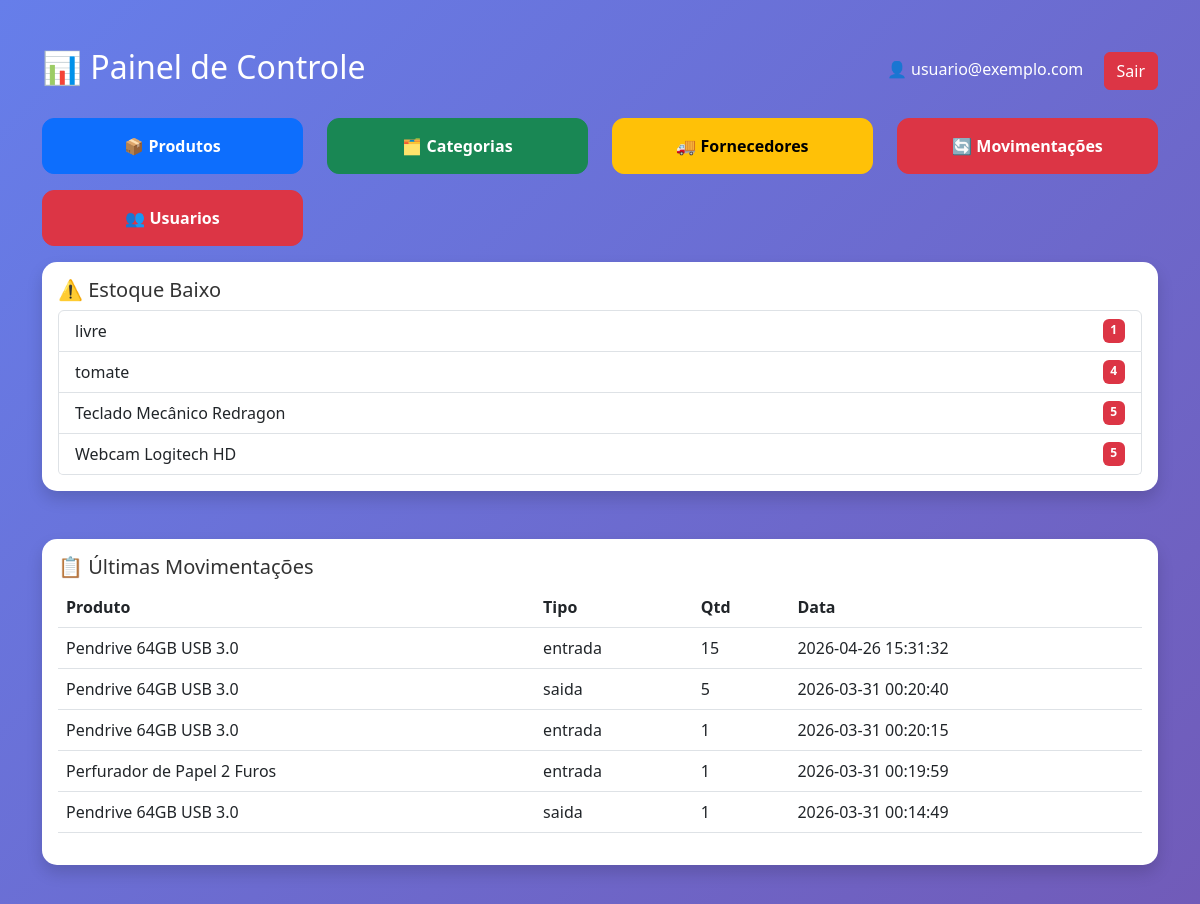
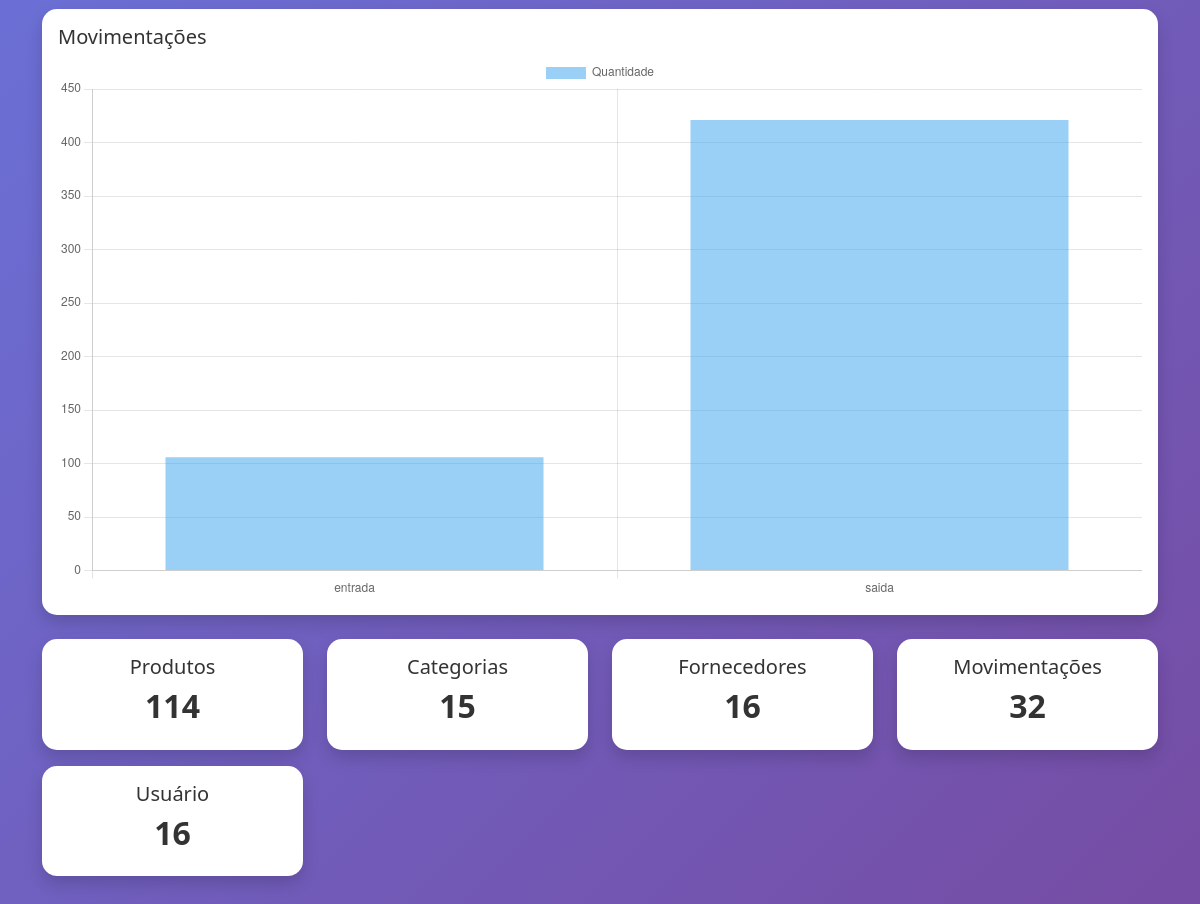
Page /public/dashboard.php (signed in) on the committed database (2 pictures, top to bottom).
### tables this page shows
CREATE TABLE IF NOT EXISTS `produtos` (
  `id` int NOT NULL AUTO_INCREMENT,
  `nome` varchar(150) NOT NULL,
  `categoria_id` int DEFAULT NULL,
  `fornecedor_id` int DEFAULT NULL,
  `quantidade` int DEFAULT '0',
  `preco` decimal(10,2) DEFAULT NULL,
  `descricao` text,
  `created_at` timestamp NULL DEFAULT CURRENT_TIMESTAMP,
  PRIMARY KEY (`id`),
  KEY `categoria_id` (`categoria_id`),
  KEY `fornecedor_id` (`fornecedor_id`)
);

CREATE TABLE IF NOT EXISTS `movimentacoes` (
  `id` int NOT NULL AUTO_INCREMENT,
  `produto_id` int DEFAULT NULL,
  `tipo` enum('entrada','saida') DEFAULT NULL,
  `quantidade` int DEFAULT NULL,
  `data` datetime DEFAULT CURRENT_TIMESTAMP,
  `usuarioid` int NOT NULL,
  PRIMARY KEY (`id`),
  KEY `produto_id` (`produto_id`),
  KEY `fk_movimentacoes_usuarios` (`usuarioid`)
);

### public/dashboard.php (the view, shortened to what this page needs)
<?php
$db = new Database();
$pdo = $db->conectar();
$totalProdutos = $pdo->query("SELECT COUNT(*) FROM produtos")->fetchColumn();
$totalCategorias = $pdo->query("SELECT COUNT(*) FROM categorias")->fetchColumn();
$totalFornecedores = $pdo->query("SELECT COUNT(*) FROM fornecedores")->fetchColumn();
$totalMovimentacoes = $pdo->query("SELECT COUNT(*) FROM movimentacoes")->fetchColumn();
$totalUsuario = $pdo->query("SELECT COUNT(*) FROM usuarios")->fetchcolumn();
$estoqueBaixo = $pdo->query("
    SELECT nome, quantidade
    FROM produtos
    WHERE quantidade <= 5
    ORDER BY quantidade ASC
")->fetchAll(PDO::FETCH_ASSOC);
$movimentacoes = $pdo->query("
    SELECT m.tipo, m.quantidade, p.nome, m.data
    FROM movimentacoes m
    JOIN produtos p ON m.produto_id = p.id
    ORDER BY m.data DESC
    LIMIT 5
")->fetchAll(PDO::FETCH_ASSOC);
$grafico = $pdo->query("
    SELECT tipo, SUM(quantidade) as total
    FROM movimentacoes
    GROUP BY tipo
")->fetchAll(PDO::FETCH_ASSOC);
$labels = [];
$dados = [];
foreach ($grafico as $g) {
    $labels[] = $g['tipo'];
    $dados[] = $g['total'];
}
?>
<!DOCTYPE html>
<html lang="pt-br">
<head>
<link href="https://cdn.jsdelivr.net/npm/bootstrap@5.3.0/dist/css/bootstrap.min.css" rel="stylesheet">
</head>
<body>
<div class="container py-5">
    <div class="d-flex justify-content-between align-items-center mb-4 header">
        <h2>📊 Painel de Controle</h2>
        <div>
            <span class="me-3">👤 <?php echo $_SESSION['user_email']; ?></span>
            <a href="logout.php" class="btn btn-danger">Sair</a>
        </div>
    </div>
    <div class="row text-center">
        <div class="col-md-3 mb-3">
            <a href="../public/produto.php" class="btn btn-primary w-100 menu-btn">
                📦 Produtos
            </a>
        </div>
        <div class="col-md-3 mb-3">
            <a href="../public/categoria.php" class="btn btn-success w-100 menu-btn">
                🗂️ Categorias
            </a>
        </div>
        <div class="col-md-3 mb-3">
            <a href="../public/fornecedor.php" class="btn btn-warning w-100 menu-btn">
                🚚 Fornecedores
            </a>
        </div>
        <div class="col-md-3 mb-3">
            <a href="../public/movimentacao.php" class="btn btn-danger w-100 menu-btn">
                🔄 Movimentações
            </a>
        </div>
        <div class="col-md-3 mb-3">
            <a href="../public/usuario.php" class="btn btn-danger w-100 menu-btn">
                👥 Usuarios
            </a>
        </div>
    </div>
     <div class="card shadow mb-4 p-3">
    <h5>⚠️ Estoque Baixo</h5>
    <?php if (count($estoqueBaixo) > 0): ?>
        <ul class="list-group">
            <?php foreach ($estoqueBaixo as $p): ?>
                <li class="list-group-item d-flex justify-content-between">
                    <?= $p['nome'] ?>
                    <span class="badge bg-danger"><?= $p['quantidade'] ?></span>
                </li>
            <?php endforeach; ?>
        </ul>
    <?php else: ?>
        <p class="text-success">Tudo em estoque 👍</p>
    <?php endif; ?>
</div>
<br>
<div class="card shadow mb-4 p-3">
    <h5>📋 Últimas Movimentações</h5>
    <table class="table">
        <thead>
            <tr>
                <th>Produto</th>
                <th>Tipo</th>
                <th>Qtd</th>
                <th>Data</th>
            </tr>
        </thead>
        <tbody>
            <?php foreach ($movimentacoes as $m): ?>
            <tr>
                <td><?= $m['nome'] ?></td>
                <td><?= $m['tipo'] ?></td>
                <td><?= $m['quantidade'] ?></td>
                <td><?= $m['data'] ?></td>
            </tr>
            <?php endforeach; ?>
        </tbody>
    </table>
</div>
<br>
<div class="card shadow p-3">
    <h5>Movimentações</h5>
    <canvas id="grafico"></canvas>
</div><br>
<script>
const ctx = document.getElementById('grafico');
new Chart(ctx, {
    type: 'bar',
    data: {
        labels: <?= json_encode($labels) ?>,
        datasets: [{
            label: 'Quantidade',
            data: <?= json_encode($dados) ?>,
        }]
    }
});
</script>
    <div class="row mb-4">
        <div class="col-md-3 mb-3">
            <div class="card shadow text-center p-3">
                <h5>Produtos</h5>
                <h2><?= $totalProdutos ?></h2>
            </div>
        </div>
        <div class="col-md-3 mb-3">
            <div class="card shadow text-center p-3">
                <h5>Categorias</h5>
                <h2><?= $totalCategorias ?></h2>
            </div>
        </div>
        <div class="col-md-3 mb-3">
            <div class="card shadow text-center p-3">
                <h5>Fornecedores</h5>
                <h2><?= $totalFornecedores ?></h2>
            </div>
        </div>
        <div class="col-md-3 mb-3">
            <div class="card shadow text-center p-3">
                <h5>Movimentações</h5>
                <h2><?= $totalMovimentacoes ?></h2>
            </div>
        </div>
         <div class="col-md-3 mb-3">
            <div class="card shadow text-center p-3">
                <h5>Usuário</h5>
                <h2><?= $totalUsuario ?></h2>
            </div>
        </div>
    </div>
</div>
</body>
</html>

### public/dashboard.php (style rules this page uses)
body { background: linear-gradient(135deg, #667eea, #764ba2); min-height: 100vh; }
.card { border-radius: 15px; border: none; color: #333; }
.card h2 { font-weight: bold; }
.menu-btn { border-radius: 12px; padding: 15px; font-weight: bold; }
.header { color: white; }

### rows in the picture
produtos: nome "livre", quantidade "1"
produtos: nome "tomate", quantidade "4"
produtos: nome "Teclado Mecânico Redragon", quantidade "5"
produtos: nome "Webcam Logitech HD", quantidade "5"
movimentacoes: produto.nome "Pendrive 64GB USB 3.0", tipo "entrada", quantidade "15", data "2026-04-26 15:31:32"
movimentacoes: produto.nome "Pendrive 64GB USB 3.0", tipo "saida", quantidade "5", data "2026-03-31 00:20:40"
movimentacoes: produto.nome "Pendrive 64GB USB 3.0", tipo "entrada", quantidade "1", data "2026-03-31 00:20:15"
movimentacoes: produto.nome "Perfurador de Papel 2 Furos", tipo "entrada", quantidade "1", data "2026-03-31 00:19:59"
movimentacoes: produto.nome "Pendrive 64GB USB 3.0", tipo "saida", quantidade "1", data "2026-03-31 00:14:49"

### other values in the picture
$_SESSION['user_email'] "usuario@exemplo.com"
$totalProdutos "114"
$totalCategorias "15"
$totalFornecedores "16"
$totalMovimentacoes "32"
$totalUsuario "16"
chart data {{ json_encode($labels) }} ["entrada","saida"]
chart data {{ json_encode($dados) }} ["106","421"]
